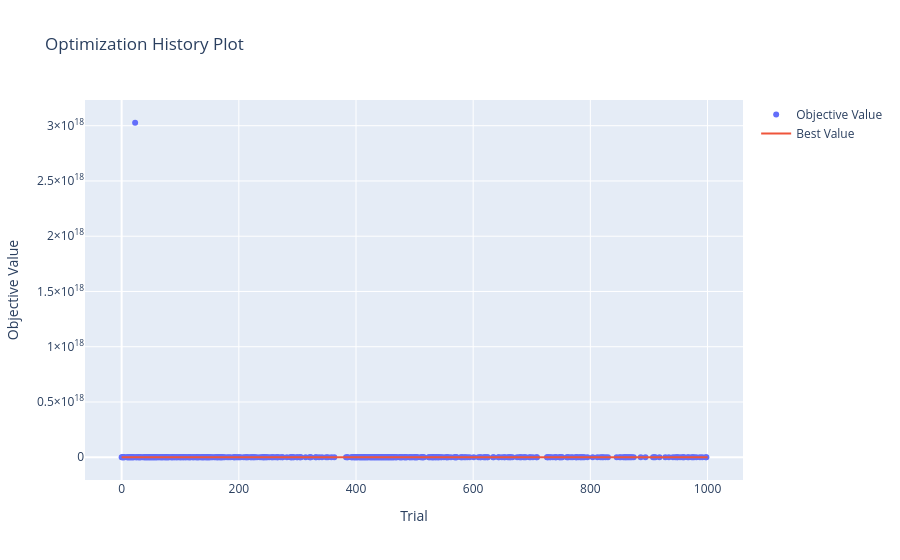

The cell this chart's notebook holds for it:
### Code cell
vis.plot_optimization_history(estudo_hpc)

### Figure 1 — Plotly figure (JSON) as saved in the notebook; plotly's stock layout.template omitted (floating-point values rounded to 4 significant figures; data arrays with more than 128 entries replaced by an {"elided": "..."} marker saying what was removed)
{"data": [{"mode": "markers", "name": "Objective Value", "type": "scatter", "x": {"elided": "458 int values"}, "y": {"elided": "458 float values"}}, {"mode": "lines", "name": "Best Value", "type": "scatter", "x": {"elided": "1001 int values"}, "y": {"elided": "1001 float values"}}, {"marker": {"color": "#cccccc"}, "mode": "markers", "name": "Infeasible Trial", "showlegend": false, "type": "scatter", "x": [], "y": []}], "layout": {"title": {"text": "Optimization History Plot"}, "xaxis": {"title": {"text": "Trial"}}, "yaxis": {"title": {"text": "Objective Value"}}}}
